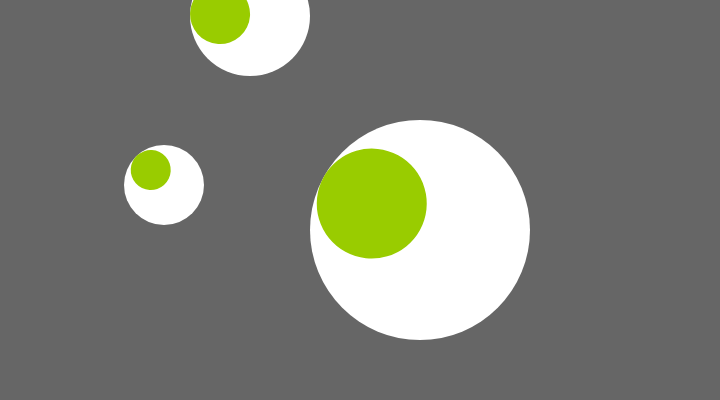
Frame 1 (no input)
Frame 60 (no input): identical to frame 1, image omitted
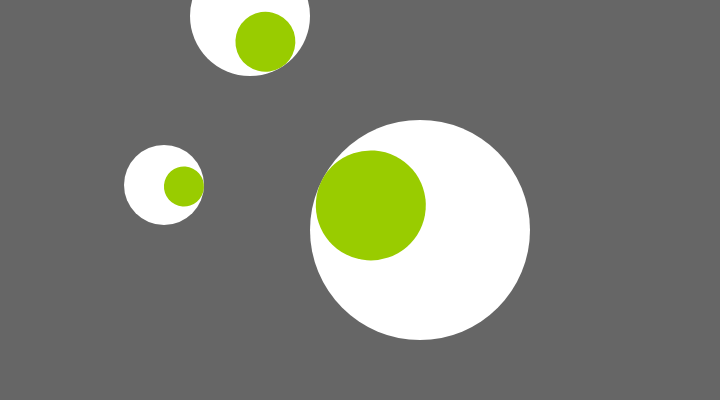
Frame 120 (the mouse pressed at the canvas centre since frame 60)

The p5.js sketch that drew these frames (run headless with seeded random() and noise() and a simulated clock; from frame 60 on, the mouse is pressed at the canvas centre):

// p5.js sketch
// ── sketch.js
let e1, e2, e3;

function setup() {
  createCanvas(720, 400);
  noStroke();
  e1 = new Eye(250, 16, 120);
  e2 = new Eye(164, 185, 80);
  e3 = new Eye(420, 230, 220);
}

function draw() {
  background(102);
  e1.update(mouseX, mouseY);
  e2.update(mouseX, mouseY);
  e3.update(mouseX, mouseY);
  e1.display();
  e2.display();
  e3.display();
}

function Eye(tx, ty, ts) {
  this.x = tx;
  this.y = ty;
  this.size = ts;
  this.angle = 0;

  this.update = function(mx, my) {
    this.angle = atan2(my - this.y, mx - this.x);
  };

  this.display = function() {
    push();
    translate(this.x, this.y);
    fill(255);
    ellipse(0, 0, this.size, this.size);
    rotate(this.angle);
    fill(153, 204, 0);
    ellipse(this.size / 4, 0, this.size / 2, this.size / 2);
    pop();
  };
}
